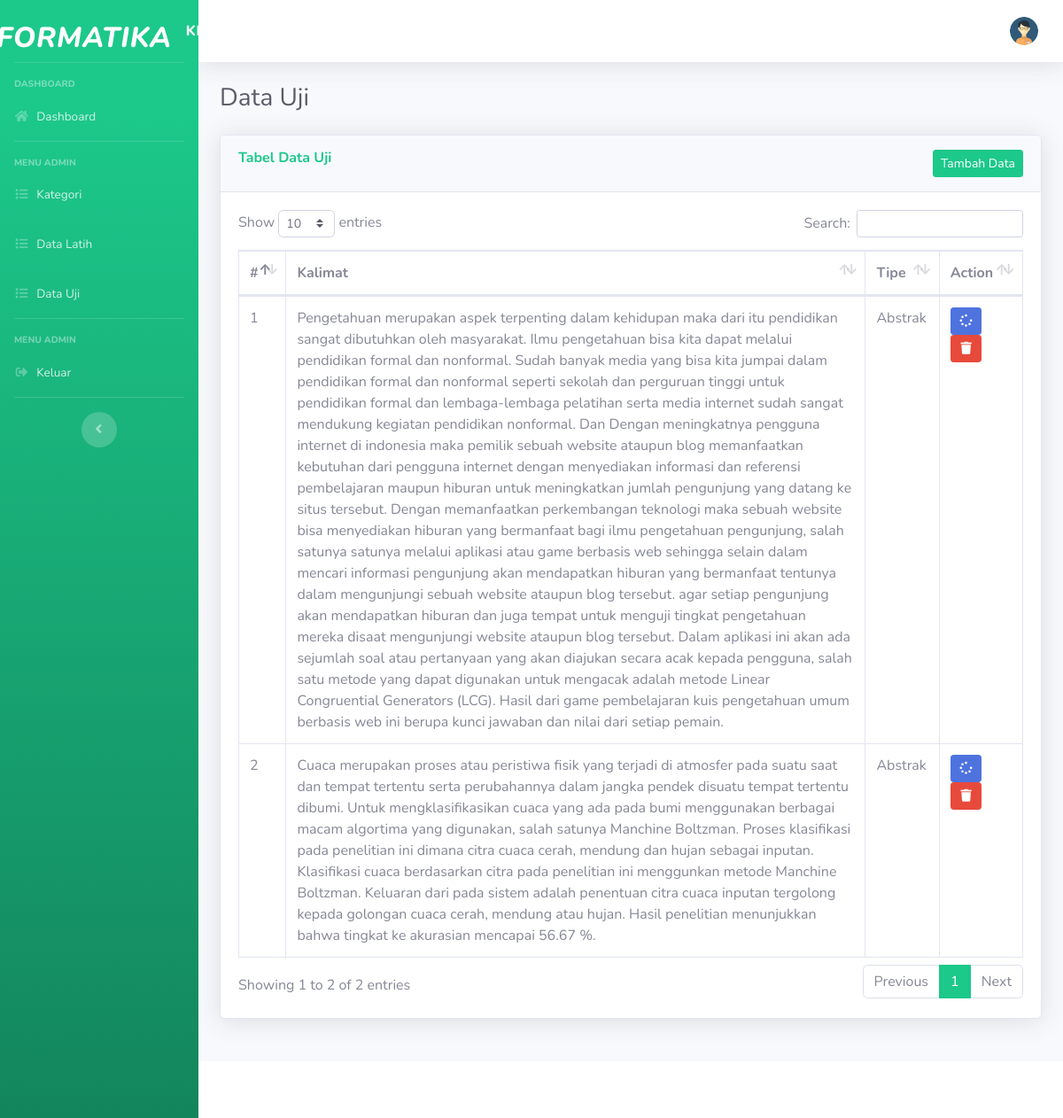
Page /index.php/admin/uji on the earlier database version.
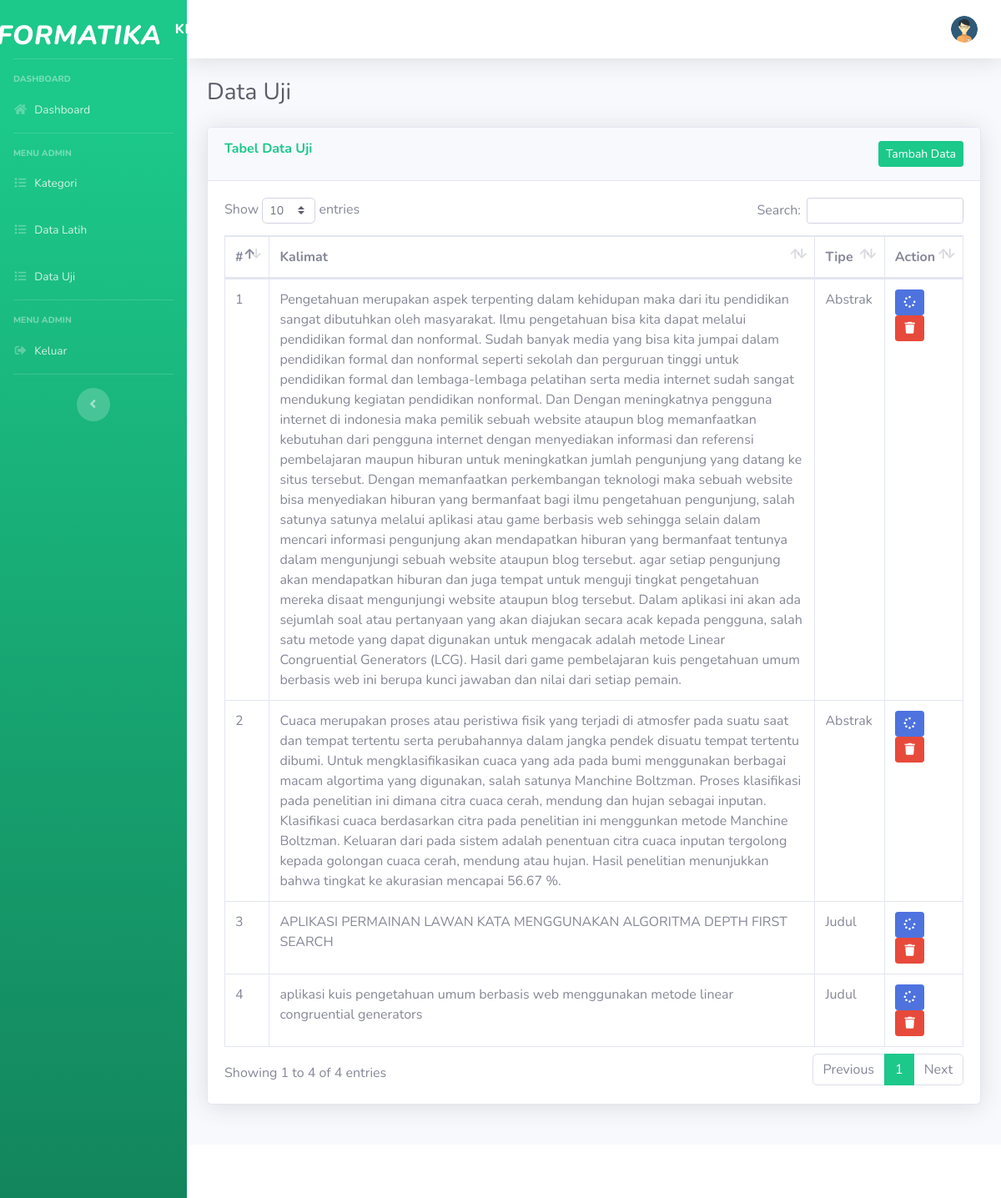
Same page on the later database version.
### tables this page shows
CREATE TABLE `tbl_data_uji` (
  `uji_id` int(11) NOT NULL,
  `uji_kalimat_asli` text NOT NULL,
  `uji_kalimat_proses` text NOT NULL,
  `uji_class` int(1) NOT NULL,
  `uji_category` varchar(30) NOT NULL
);

### application/libraries/Mylib.php (called while the page is built, shortened)
<?php
class Mylib
{
	function aview($view, $data = array())
	{
		$ci = &get_instance();
		if (!array_key_exists('title', $data)) {
			$data['title'] = 'K-Nearest Neighbor (KNN)';
		}
		$ci->load->view('admin/template/v_header', $data);
		if ($data) {
			$ci->load->view('admin/' . $view, $data);
		} else {
			$ci->load->view($view);
		}
		$ci->load->view('admin/template/v_footer', $data);
	}
}

### application/controllers/Admin.php (called while the page is built, shortened)
<?php
class Admin extends CI_Controller
{
    public function uji()
    {
        $data['uji'] = $this->m_vic->get_data('tbl_data_uji');
        $this->mylib->aview('v_uji', $data);
    }
}

### index.php (called while the page is built, shortened)
<?php
require_once BASEPATH.'core/CodeIgniter.php';

### application/models/M_vic.php (called while the page is built, shortened)
<?php
class M_vic extends CI_Model
{
	function get_data($table)
	{
		return $this->db->get($table);
	}
}

### application/views/admin/v_uji.php (the view, shortened to what this page needs)
<div class="container-fluid">
    <div class="d-sm-flex align-items-center justify-content-between mb-4">
        <h1 class="h3 mb-0 text-gray-800">Data Uji</h1>
    </div>
    <div class="row">
        <div class="col-lg-12 mb-4">
            <div class="card shadow mb-4">
                <div class="card-header py-3">
                    <a href="<?= base_url() . 'admin/uji_add' ?>" class="float-right btn btn-sm btn-success">Tambah Data</a>
                    <h6 class="m-0 font-weight-bold text-success">Tabel Data Uji</h6>
                </div>
                <div class="card-body">
                    <div class="table-responsive">
                        <table class="table table-bordered" id="dataTable" width="100%" cellspacing="0">
                            <thead>
                                <tr>
                                    <th>#</th>
                                    <th>Kalimat</th>
                                    <th>Tipe</th>
                                    <th>Action</th>
                                </tr>
                            </thead>
                            <tbody>
                                <?php
                                $no = 1;
                                foreach ($uji->result() as $l) {
                                ?>
                                    <tr>
                                        <td><?= $no++ ?></td>
                                        <td><?= $l->uji_kalimat_asli ?></td>
                                        <td><?= $l->uji_category ?></td>
                                        <td>
                                            <a href="<?= base_url() . 'admin/uji_act_ver3/' . $l->uji_id ?>" class="btn btn-sm btn-primary" title="Proses Data Uji"> <span class="fas fa-fw fa-spinner"></span></a>
                                            <a href="#" id="<?= base_url() . 'admin/uji_delete/' . $l->uji_id ?>" class="btn btn-delete btn-sm btn-danger" data-toggle="tooltip" data-placement="right" title="Hapus Data Uji"><span class="fas fa-fw fa-trash"></span></a>
                                        </td>
                                    </tr>
                                <?php } ?>
                            </tbody>
                        </table>
                    </div>
                </div>
            </div>
        </div>
    </div>
</div>
</div>

### application/views/admin/template/v_header.php (shortened to what this page needs)
<!DOCTYPE html>
<html lang="en">
<head>
    <link href="<?= base_url() ?>assets/vendor/fontawesome-free/css/all.min.css" rel="stylesheet" type="text/css">
    <link href="<?= base_url() ?>assets/css/sb-admin-2.min.css" rel="stylesheet">
    <link href="<?= base_url() ?>assets/vendor/datatables/dataTables.bootstrap4.min.css" rel="stylesheet">
</head>
<body id="page-top">
    <div id="wrapper">
        <ul class="navbar-nav bg-gradient-success sidebar sidebar-dark accordion" id="accordionSidebar">
            <a class="sidebar-brand d-flex align-items-center justify-content-center" href="<?= base_url() . 'admin' ?>">
                <div class="sidebar-brand-icon">
                    <i><img src="<?= base_url() . 'assets/img/logo_informatika_2.png' ?>" alt="informatika" height="50pt"></i>
                </div>
                <div class="sidebar-brand-text mx-3">KNN</div>
            </a>
            <hr class="sidebar-divider">
            <div class="sidebar-heading">
                Dashboard
            </div>
            <li class="nav-item">
                <a class="nav-link" href="<?= base_url() . 'admin' ?>">
                    <i class="fas fa-fw fa-home"></i>
                    <span>Dashboard</span></a>
            </li>
            <hr class="sidebar-divider">
            <div class="sidebar-heading">
                Menu Admin
            </div>
            <li class="nav-item">
                <a class="nav-link" href="<?= base_url() . 'admin/kategori' ?>">
                    <i class="fas fa-fw fa-list"></i>
                    <span>Kategori</span></a>
            </li>
            <li class="nav-item">
                <a class="nav-link" href="<?= base_url() . 'admin/latih' ?>">
                    <i class="fas fa-fw fa-list"></i>
                    <span>Data Latih</span></a>
            </li>
            <li class="nav-item">
                <a class="nav-link" href="<?= base_url() . 'admin/uji' ?>">
                    <i class="fas fa-fw fa-list"></i>
                    <span>Data Uji</span></a>
            </li>
            <hr class="sidebar-divider">
            <div class="sidebar-heading">
                Menu Admin
            </div>
            <li class="nav-item">
                <a class="nav-link" href="<?= base_url() . 'admin/logout' ?>">
                    <i class="fas fa-fw fa-sign-out-alt"></i>
                    <span>Keluar</span></a>
            </li>
            <hr class="sidebar-divider d-none d-md-block">
            <div class="text-center d-none d-md-inline">
                <button class="rounded-circle border-0" id="sidebarToggle"></button>
            </div>
        </ul>
        <div id="content-wrapper" class="d-flex flex-column">
            <div id="content">
                <nav class="navbar navbar-expand navbar-light bg-white topbar mb-4 static-top shadow">
                    <ul class="navbar-nav ml-auto">
                        <li class="nav-item dropdown no-arrow">
                            <a class="nav-link dropdown-toggle" href="#" id="userDropdown" role="button" data-toggle="dropdown" aria-haspopup="true" aria-expanded="false">
                                <img class="img-profile rounded-circle" src="<?= base_url() ?>assets/img/pengguna.png">
                            </a>
                        </li>
                    </ul>
                </nav>

### application/views/admin/template/v_footer.php (shortened to what this page needs)
<footer class="sticky-footer bg-white">
</footer>
</div>
</div>
</body>
</html>

Differences in the rows shown:
added tbl_data_uji: uji_kalimat_asli "APLIKASI PERMAINAN LAWAN KATA MENGGUNAKAN ALGORITMA DEPTH FIRST SEARCH", uji_category "Judul"
added tbl_data_uji: uji_kalimat_asli "aplikasi kuis pengetahuan umum berbasis web menggunakan metode linear congruential generators", uji_category "Judul"
Other differences:
text written by a page script: "Show entries Search: Showing 1 to 2 of 2 entries Previous 1 Next" → "Show entries Search: Showing 1 to 4 of 4 entries Previous 1 Next"
